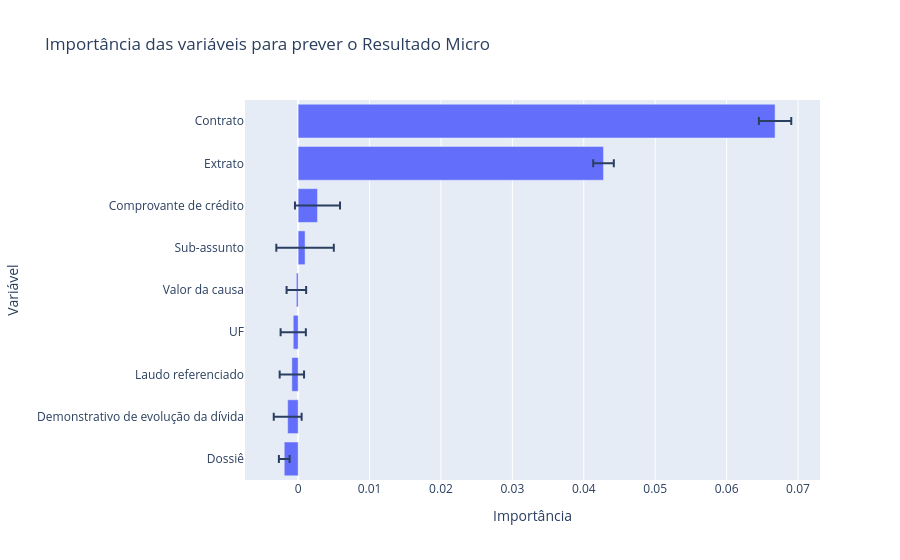

This figure's notebook cell:
### Code cell
fig = px.bar(
    importancia_df,
    x="Importância",
    y="Variável",
    orientation="h",
    error_x="Desvio",
    title="Importância das variáveis para prever o Resultado Micro"
)

fig.update_layout(
    yaxis={
        "categoryorder": "total ascending"
    }
)

fig.show()

### Figure 1 — Plotly figure (JSON) as saved in the notebook; plotly's stock layout.template omitted (floating-point values rounded to 4 significant figures)
{"data": [{"error_x": {"array": [0.002265, 0.001443, 0.003155, 0.004026, 0.00137, 0.001767, 0.001705, 0.001952, 0.0007502]}, "hovertemplate": "Importância=%{x}<br>Variável=%{y}<extra></extra>", "legendgroup": "", "marker": {"color": "#636efa", "pattern": {"shape": ""}}, "name": "", "orientation": "h", "showlegend": false, "textposition": "auto", "type": "bar", "x": [0.06679, 0.04276, 0.002706, 0.0009659, -0.0002529, -0.0006898, -0.0008828, -0.001467, -0.001949], "xaxis": "x", "y": ["Contrato", "Extrato", "Comprovante de crédito", "Sub-assunto", "Valor da causa", "UF", "Laudo referenciado", "Demonstrativo de evolução da dívida", "Dossiê"], "yaxis": "y"}], "layout": {"barmode": "relative", "legend": {"tracegroupgap": 0}, "title": {"text": "Importância das variáveis para prever o Resultado Micro"}, "xaxis": {"anchor": "y", "domain": [0, 1], "title": {"text": "Importância"}}, "yaxis": {"anchor": "x", "categoryorder": "total ascending", "domain": [0, 1], "title": {"text": "Variável"}}}}
